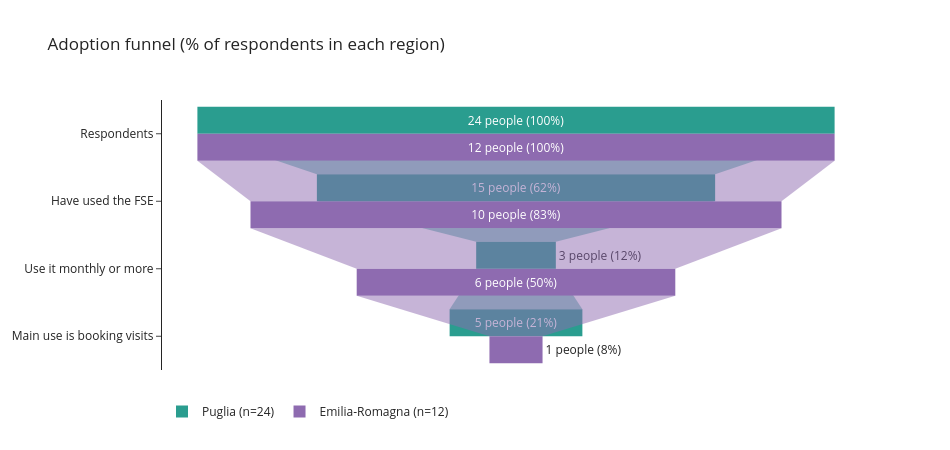

Write notebook code for a chart like this one.
### Code cell
import plotly.graph_objects as go

REGION_COLORS = {"Puglia": "#2a9d8f", "Emilia-Romagna": "#8e6bb0"}
steps = ["Respondents", "Have used the FSE", "Use it monthly or more", "Main use is booking visits"]

fig = go.Figure()
for r in ["Puglia", "Emilia-Romagna"]:
    d = df[df["region"] == r]
    vals = [
        len(d),
        (d["used_fse"] == "Si").sum(),
        d["frequency"].isin(["Circa una volta al mese", "Più volte al mese"]).sum(),
        (d["top_service"] == "Prenotazione di una visita").sum(),
    ]
    pct = [v / vals[0] * 100 for v in vals]
    fig.add_trace(go.Funnel(
        name=f"{r} (n={vals[0]})", y=steps, x=pct,
        text=[f"{v} people ({p:.0f}%)" for v, p in zip(vals, pct)], textinfo="text",
        marker_color=REGION_COLORS[r],
        hovertemplate="%{y}<br>%{text}<extra></extra>",
    ))

fig.update_layout(funnelmode="group", height=450, width=950, template="simple_white",
                  title="Adoption funnel (% of respondents in each region)",
                  legend=dict(orientation="h", y=-0.1))
fig.show()

### Figure 1 — Plotly figure (JSON) as saved in the notebook; plotly's stock layout.template omitted (floating-point values rounded to 4 significant figures)
{"data": [{"hovertemplate": "%{y}<br>%{text}<extra></extra>", "marker": {"color": "#2a9d8f"}, "name": "Puglia (n=24)", "text": ["24 people (100%)", "15 people (62%)", "3 people (12%)", "5 people (21%)"], "textinfo": "text", "type": "funnel", "x": [100, 62.5, 12.5, 20.83], "y": ["Respondents", "Have used the FSE", "Use it monthly or more", "Main use is booking visits"]}, {"hovertemplate": "%{y}<br>%{text}<extra></extra>", "marker": {"color": "#8e6bb0"}, "name": "Emilia-Romagna (n=12)", "text": ["12 people (100%)", "10 people (83%)", "6 people (50%)", "1 people (8%)"], "textinfo": "text", "type": "funnel", "x": [100, 83.33, 50, 8.333], "y": ["Respondents", "Have used the FSE", "Use it monthly or more", "Main use is booking visits"]}], "layout": {"funnelmode": "group", "height": 450, "legend": {"orientation": "h", "y": -0.1}, "title": {"text": "Adoption funnel (% of respondents in each region)"}, "width": 950}}
